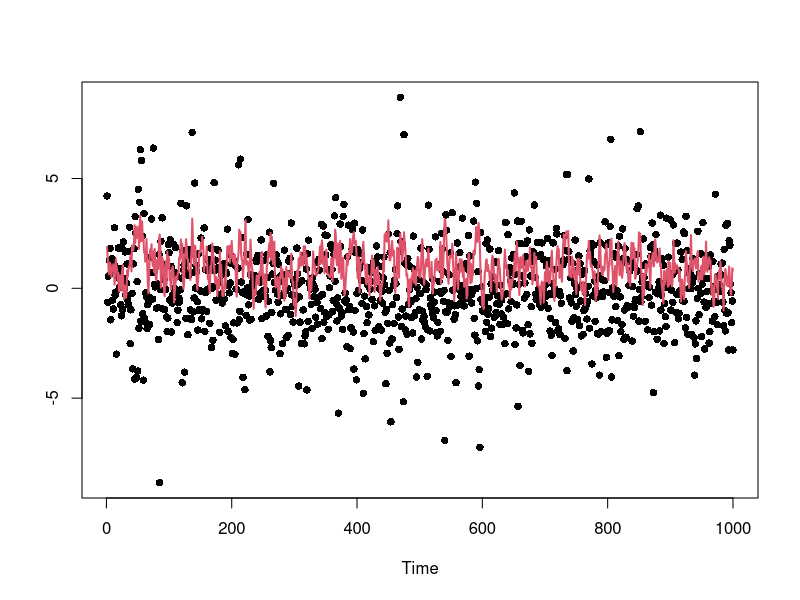
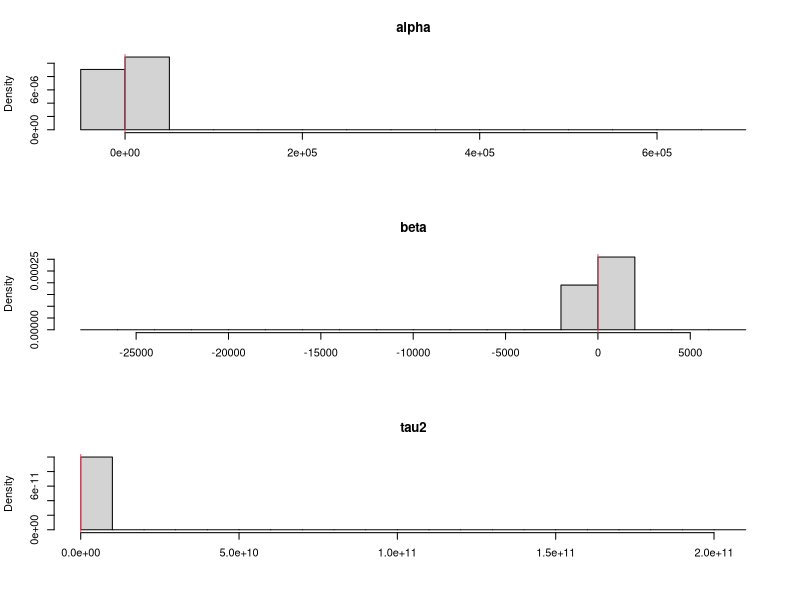

The R source for these figures, in order: (Note: this script raises an error after producing the figures.)
svm.pl = function(y,alphas,betas,tau2s,xs){#,b0,B0,c0,d0){
  n      = length(y)
  N      = length(xs)
  nmix   = 7  
  mu     = matrix(c(-11.40039,-5.24321,-9.83726,1.50746,-0.65098,0.52478,-2.35859),
                  N,nmix,byrow=TRUE)
  sig2   = matrix(c(5.795960,2.613690,5.179500,0.167350,0.640090,0.340230,1.262610),
                  N,nmix,byrow=TRUE)
  q      = matrix(c(0.007300,0.105560,0.000020,0.043950,0.340010,0.245660,0.257500),
                  N,nmix,byrow=TRUE) 
#   q = c(0.007300,0.105560,0.000020,0.043950,0.340010,0.245660,0.257500)
#   mu = c(-11.40039,-5.24321,-9.83726,1.50746,-0.65098,0.52478,-2.35859)
#   sig2 = c(5.795960,2.613690,5.179500,0.167350,0.640090,0.340230,1.262610)
  quants = array(0,c(n,4,3))
  z      = log(y^2)
  s      = matrix(0,N,7)
  s[,1] = 1/B0[1]
  s[,2] = 0
  s[,3] = 0
  s[,4] = 1/B0[2]
  s[,5] = 0
  s[,6] = 1/B0[2]
  s[,7] = s[,1]*b0[1]+s[,2]*b0[2]+s[,3]*b0[3]
  s[,8] = s[,2]*b0[1]+s[,4]*b0[2]+s[,5]*b0[3]
  s[,9] = s[,3]*b0[1]+s[,5]*b0[2]+s[,6]*b0[3]
  s[,10] = c0
  s[,11] = d0
  s[,12] = 1
  s[,13] = 1
  s[,14] = 1
  s[,15] = 1
  num1   = rep(b0[1],N)
  num2   = rep(b0[2],N)
  for (t in 1:n){
    #print(t)
    mus    = matrix(alphas+betas*xs,N,nmix)
#     print(mus[1,])
#     scan(n=1)
    probs  = q*dnorm(z[t],mus+mu,sqrt(sig2+tau2s))
    weight = apply(probs,1,sum)
    k      = sample(1:N,size=N,replace=TRUE,prob=weight)
#     print(probs[1,])
#     scan(n=1)
    
    xs1    = xs[k]
    probs  = probs[k,]
    mus    = mus[k,]
    alphas = alphas[k]
    betas  = betas[k]
    tau2s  = tau2s[k]
    so     = s[k,]
    num1o  = num1[k]
    num2o  = num2[k]	  
    tau2ss = matrix(tau2s,N,nmix)
    vars   = 1/(1/sig2+1/tau2ss)
    sds    = sqrt(vars)
    means  = vars*((z[t]-mu)/sig2 + mus/tau2ss)
    for (i in 1:N){
      comp  = sample(1:nmix,size=1,prob=probs[i,])
      xs[i] = rnorm(1,means[i,comp],sds[i,comp])
    }
    s[,1]  = so[,1] + 1
    s[,2]  = so[,2] + xs1
    s[,3]  = so[,3] + xs1^2
    s[,4]  = so[,4] + xs
    s[,5]  = so[,5] + xs*xs1
    s[,6]  = so[,6] + 1/2
    m      = s[,1]*s[,3]-s[,2]^2
    num1   = (s[,3]*s[,4]-s[,2]*s[,5])/m
    num2   = (s[,1]*s[,5]-s[,2]*s[,4])/m
    s[,7]  = so[,7] + (xs-num1-num2*xs1)*xs/2 + ((num1o-num1)*so[,4]+(num2o-num2)*so[,5])/2
    tau2s  = 1/rgamma(N,s[,6],s[,7])
    std    = sqrt(tau2s/m)
    norm   = cbind(rnorm(N,0,std),rnorm(N,0,std))
    alphas = num1 + sqrt(s[,3])*norm[,1]
    betas  = num2 - s[,2]/sqrt(s[,3])*norm[,1]+sqrt(s[,1]-s[,2]^2/s[,3])*norm[,2]   
    quants[t,1,] = quantile(alphas,c(0.05,0.5,0.95))
    quants[t,2,] = quantile(betas,c(0.05,0.5,0.95))
    quants[t,3,] = quantile(tau2s,c(0.05,0.5,0.95))
    quants[t,4,] = quantile(exp(xs/2),c(0.05,0.5,0.95))
  }
  return(quants)
}
PL = function(y,alphas,betas,tau2s,xs){
  n      = length(y)
  N      = length(xs)
  quants = array(0,c(n,4,3))
  
  
  
  
  s      = matrix(0,N,7)
  
  
  s[,1] = 1/B0[1]
  s[,2] = 0
  s[,3] = 1/B0[2]
  s[,4] = s[,1]*b0[1]# + s[,2]*b0[2]
  s[,5] = s[,3]*b0[2]# + s[,2]*b0[1]
  s[,6] = c0
  s[,7] = d0
  m      = s[,1]*s[,3]-s[,2]^2
  b1   = (s[,3]*s[,4]-s[,2]*s[,5])/m
  b2   = (s[,1]*s[,5]-s[,2]*s[,4])/m
  
  
  for (t in 1:n){
    # Resampling
    mus    = alphas+betas*xs
    stdevs = exp(mus/2)
    weight = dnorm(y[t],0,stdevs) 
    k      = sample(1:N,size=N,replace=T,prob=weight)
    alphas = alphas[k]
    betas  = betas[k]
    tau2s  = tau2s[k]
    
    mus    = mus[k]
    xs1    = xs[k]
    sig2s = exp(xs1)
    # Propagating
    vars   = 1/(1/sig2s+1/tau2s)
    sds    = sqrt(vars)
    means  = vars*(mus/tau2s + y[t]/sig2s)
    xs     = rnorm(N,means,sds)
    so     = s[k,]
    b1o  = b1[k]
    b2o  = b2[k]    
    # Updating sufficient stats
    s[,1]  = so[,1] + 1
    s[,2]  = so[,2] + xs1
    s[,3]  = so[,3] + xs1^2
    s[,4]  = so[,4] + xs
    s[,5]  = so[,5] + xs*xs1
    s[,6]  = so[,6] + 1
    
    # determinant of Binv matrix
    m      = s[,1]*s[,3]-s[,2]^2 
    
    # b_{t} =  inv(Binv_{t}) x (Binv_{t-1} * b_{t-1}) 
    b1   = (s[,3]*s[,4]-s[,2]*s[,5])/m  
    b2   = (s[,1]*s[,5]-s[,2]*s[,4])/m
    
    s[,7]  = so[,7] + (xs-b1-b2*xs1)*xs + (b1o-b1)*so[,4]+(b2o-b2)*so[,5]
    
#     F.new = rbind(1,xs1[2])
#     C.old = diag(B0,2)
#     Q = 1
#     D1 = t(F.new) %*% C.old%*% F.new + Q 
#     
#     
#     #       C0 = diag(B0,2)
#     #       print( C0 %*%F.new[,j]  %*% solve(D1) %*% (xs[1]-t(F.new[,j])%*%b0))
#     CF = C.old %*% F.new
#     
#     D.new = t(F.new)  %*% CF +Q
#     D.inv = solve(D.new)
#     #       print(D.inv)
#     
#     m.old = b0
#     #       print(D.new)
#     #       print(CF %*% D.inv %*% (xs[j]-t(F.new[,j]) %*% m.old[j,]))
#     #       m.old = m.old + CF %*% D.inv %*% (xs[1]-t(F.new) %*% m.old)
#     print(D.inv %*% (xs[1]-t(F.new) %*% m.old))
#     C.old = C.old - CF %*% D.inv  %*% t(F.new) %*% C.old
#     d0 = d0 + t(xs[2]-t(F.new)%*% m.old)%*% D.inv %*% (xs[2]-t(F.new) %*% m.old)
#     m.old = m.old + CF %*% D.inv %*% (xs[2]-t(F.new) %*% m.old)
# 
#     print(d0)
#     print(s[2,7])
#     scan(n=1)
#     
    
    tau2s  = 1/rgamma(N,s[,6]/2,s[,7]/2)
    std    = sqrt(tau2s/m)
    norm   = cbind(rnorm(N,0,std),rnorm(N,0,std))
    
    # cholesky decomposition of B, thus inv(Binv)
    alphas = b1 + sqrt(s[,3])*norm[,1]
    betas  = b2 - s[,2]/sqrt(s[,3])*norm[,1]+sqrt(s[,1]-s[,2]^2/s[,3])*norm[,2]  
    # Storing quantiles
    quants[t,1,] = quantile(alphas,c(0.025,0.5,0.975))
    quants[t,2,] = quantile(betas,c(0.025,0.5,0.975))
    quants[t,3,] = quantile(tau2s,c(0.025,0.5,0.975))  
    quants[t,4,] = quantile(exp(xs/2),c(0.025,0.5,0.975))  
    
  }
  return(quants)
}

# Simulated data
# set.seed(98765)
n     =  1000
alpha =  .3
beta  =  0.7
tau2  =  .3
sig2  =  1.0
tau   = sqrt(tau2)
x     = rep(alpha/(1-beta),n+1)
true  = c(alpha,beta,tau2,sig2)
names = c("alpha","beta","tau2","y")
for (t in 2:(n+1))
  x[t] = alpha+beta*x[t-1]+tau*rnorm(1)
x = x[2:(n+1)]
y = rnorm(n,0,exp(x/2))

par(mfrow=c(1,1))
plot(y,ylim=range(x,y),xlab="Time",ylab="",main="",pch=16)
lines(x,col=2,lwd=2)

# Prior hyperparameters
# ---------------------
m0    = 0.0


C0 = 10
c0    = 1
d0    = 1
tau20 = tau2
b0    = c(alpha,beta)
B0    = c(1,1)/tau20
sC0   = sqrt(C0)
sB0   = sqrt(B0)

# ONE LONG PL FILTER
# ------------------
# set.seed(246521)
N      = 10000
xs     = rnorm(N,m0,sC0)
tau2s  = 1/rgamma(N,c0/2,d0/2)
taus   = sqrt(tau2s)
alphas = rnorm(N,b0[1],taus*sB0[1])
betas  = rnorm(N,b0[2],taus*sB0[2])

pars   = cbind(alphas,betas,tau2s)
par(mfrow=c(3,1))
for (i in 1:3){
  hist(pars[,i],prob=TRUE,xlab="",main=names[i])
  abline(v=true[i],col=2)
}
print(date())
# plm    = PL(y,alphas,betas,tau2s,xs)
plm    = svm.pl(y,alphas,betas,tau2s,xs)
print(date())
cols = c(grey(0.5),1,grey(0.5))
ind  = 10:n
n1   = length(ind)
par(mfrow=c(2,2))
for (i in 1:4){
  ts.plot(plm[ind,i,],xlab="",ylab="",main=names[i],col=cols,ylim=range(plm[ind,i,]))
  abline(h=true[i],lty=2)
}

# Particle filters
# ----------------
# set.seed(246521)
# N    = 1000
# nsim = 100
# a    = 0.95
# qs   = array(0,c(nsim,n,4,3))
# for (s in 1:nsim){
#   print(s)
#   xs         = rnorm(N,m0,sC0)
#   tau2s      = 1/rgamma(N,c0/2,d0/2)
#   taus       = sqrt(tau2s)
#   alphas     = rnorm(N,b0[1],taus*sB0[1])
#   betas      = rnorm(N,b0[2],taus*sB0[2])
# #   qs[1,s,,,] = LW(y,alphas,betas,tau2s,sig2s,xs,a)
# #   qs[2,s,,,] = Storvik(y,alphas,betas,tau2s,sig2s,xs)
#   qs[s,,,] = PL(y,alphas,betas,tau2s,xs) 
# }
# 
# 
# 
# cols = c(grey(0.5),1,grey(0.5))
# ind  = 10:n
# n1   = length(ind)
# par(mfrow=c(2,2))
# for (i in 1:4){
#   ts.plot(qs[50,,i,],xlab="",ylab=","wimain=names[i],col=cols,ylim=range(plm[ind,i,]))
#   abline(h=true[i],lty=2)
# }
# 
# 
# # Mean square error
# quants = c("2.5th","50th","97.5th")
# filter = "PL"
# mse    = array(0,c(n1,4,3))
#   for (k in 1:3) 
#     for (i in 1:nsim) 
#       mse[,k,]=mse[,k,]+(qs[i,ind,k,]-plm[ind,k,])^2
# sq.mse = sqrt(mse/nsim)  
# 
# 
# cols = c(grey(0.75),grey(0.5),grey(0.75))
# #cols = c(3,2,5)
# par(mfrow=c(3,1))
# for (k in 1:3){
#   L = min(qs[,ind,k,])
#   U = max(qs[,ind,k,])
# 
#     plot(qs[1,,k,1],ylab=names[k],xlab="Time",main=filter,ylim=c(L,U),type="l",col=cols[1])
#     for (i in c(1,3,2)) for (j in 1:nsim) lines(qs[j,,k,i],col=cols[i])
#     for (i in c(1,3,2)) lines(plm[,k,i],lwd=1,col=1)  
#   
# }  
# 
# 
# 
# cols = c(grey(0.3),gray(0.5),grey(0.7))
# U    = c(0.275,0.175,0.45,1.25)
# par(mfrow=c(2,2))
# for (i in 1:3){
#   boxplot(sq.mse[1,,i,1],sq.mse[2,,i,1],sq.mse[3,,i,1],
#           sq.mse[1,,i,2],sq.mse[2,,i,2],sq.mse[3,,i,2],
#           sq.mse[1,,i,3],sq.mse[2,,i,3],sq.mse[3,,i,3],
#           outline=FALSE,ylab="Root MSE",xlab="Percentile",axes=FALSE,col=cols,ylim=c(0,U[i]))
#   axis(2);axis(1,at=c(2,5,8),lab=quants);box()
#   abline(v=3.5)
#   abline(v=6.5)
#   title(names[i])
# }
# #legend(0.5,1.2,legend=filters,col=cols,cex=1.25,lwd=c(4,4,4),lty=c(1,1,1),bty="n")
# 
# 





################ ETC
# 
# for (j in 1:N){
#   D1 = F.new[,j] %*% C.old[j,,]%*% F.new[,j] + Q 
#   
#   print(D1)
#   #       C0 = diag(B0,2)
#   #       print( C0 %*%F.new[,j]  %*% solve(D1) %*% (xs[1]-t(F.new[,j])%*%b0))
#   CF = C.old[j,,] %*% F.new[,j]
#   
#   D.new = t(F.new[,j])  %*% CF +Q
#   D.inv = solve(D.new)
#   print(D.new)
#   print(CF %*% D.inv %*% (xs[j]-t(F.new[,j]) %*% m.old[j,]))
#   m.old[j,] = m.old[j,] + CF %*% D.inv %*% (xs[j]-t(F.new[,j]) %*% m.old[j,])
#   C.old[j,,] = C.old[j,,] - CF %*% D.inv  %*% t(F.new[,j]) %*% C.old[j,,]
#   print(m.old[1,])
#   print(b1[1])
#   print(b2[1])
#   scan(n=1)
# }